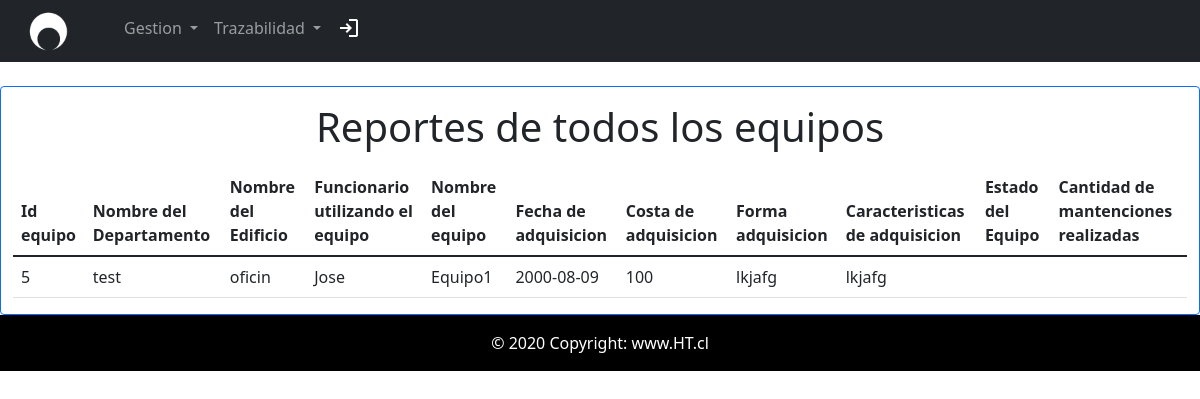
/proyecto_tis/prueba.php?p=visualizar_equipos/1equipo (signed in), run on an earlier commit of the app's database.
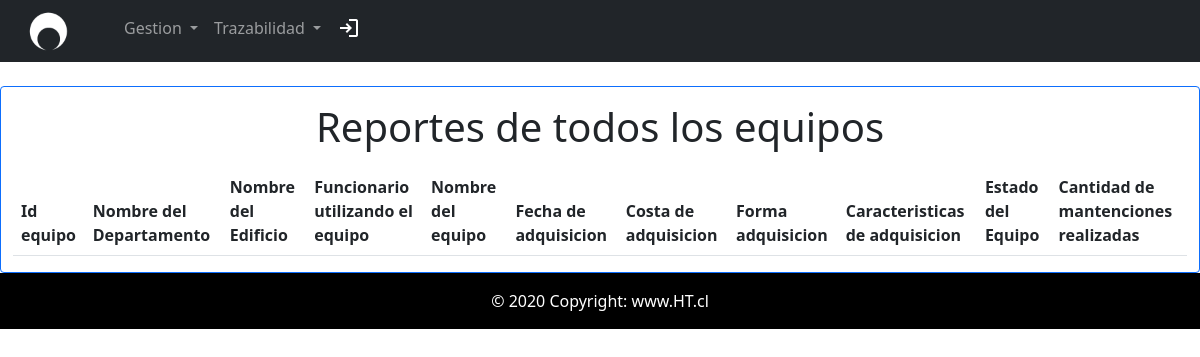
And on a later commit of the database.
### tables this page shows
CREATE TABLE `equipos` (
  `ID_EQUIPO` int(11) NOT NULL,
  `ID_DEPARTAMENTO` int(11) DEFAULT NULL,
  `RUT_FUNCIONARIO` int(11) DEFAULT NULL,
  `NOMBRE_EQUIPO` varchar(30) DEFAULT NULL,
  `FECHA_ADQUISICION` date DEFAULT NULL,
  `COSTO_ADQUISICION` int(11) DEFAULT NULL,
  `CARACTERISTICAS_ADQUISICION` varchar(200) DEFAULT NULL,
  `FORMA_ADQUISICION` varchar(200) DEFAULT NULL,
  `estado` varchar(25) NOT NULL,
  `cantidad_mantenciones` int(11) NOT NULL
);

CREATE TABLE `departamentos` (
  `ID_DEPARTAMENTO` int(11) NOT NULL,
  `ID_EDIFICIO` int(11) DEFAULT NULL,
  `NOMBRE_DEPARTAMENTO` varchar(30) DEFAULT NULL
);

CREATE TABLE `edificios` (
  `ID_EDIFICIO` int(11) NOT NULL,
  `ID` int(11) DEFAULT NULL,
  `COD_INE_COM` int(11) DEFAULT NULL,
  `NOMBRE_EDIFICIO` varchar(30) DEFAULT NULL,
  `TIPO_EDIFICIO` varchar(30) DEFAULT NULL,
  `ID_ORGANIZACIONES` int(11) DEFAULT NULL
);

CREATE TABLE `funcionarios` (
  `RUT_FUNCIONARIO` int(11) NOT NULL,
  `NOMBRE_FUNCIONARIO` varchar(30) DEFAULT NULL,
  `TIPO` varchar(30) DEFAULT NULL
);

### proyecto_tis/view/partials/visualizar_equipos/1equipo.php (the view, shortened to what this page needs)
<?php
include('conexion.php');
?>
<!DOCTYPE html>
<html lang="es">
<head>
    <link href="https://cdn.jsdelivr.net/npm/bootstrap@5.1.3/dist/css/bootstrap.min.css" rel="stylesheet">
</head>
<body>
    <br>
    <div class="container-xxl d-flex flex-column border border-primary rounded">
        <div class="align-self-center">
            <h1 class="my-3">Reportes de todos los equipos</h1>
        </div>
        <table class="table">
            <thead>
                <tr>
                    <th>Id equipo</th>
                    <th>Nombre del Departamento</th>
                    <th>Nombre del Edificio</th>
                    <th>Funcionario utilizando el equipo</th>
                    <th>Nombre del equipo</th>
                    <th>Fecha de adquisicion</th>
                    <th>Costa de adquisicion</th>
                    <th>Forma adquisicion</th>
                    <th>Caracteristicas de adquisicion</th>
                    <th>Estado del Equipo</th>
                    <th>Cantidad de mantenciones realizadas</th>
                </tr>
            </thead>
            <tbody>
                <?php
                $sql_e = "SELECT equipos.* FROM equipos, edificios, departamentos, organizaciones WHERE equipos.id_departamento = departamentos.id_departamento
                AND departamentos.id_edificio = edificios.id_edificio AND edificios.id_organizaciones = organizaciones.id AND organizaciones.id = " . $_SESSION['id_organizacion'] . ";";
                $check_e = mysqli_query($conexion, $sql_e);
                if (mysqli_num_rows($check_e) != 0) {
                    while ($row = mysqli_fetch_assoc($check_e)) {
                        $id_consultado = $row["ID_EQUIPO"];
                        $departamento_consultado = $row["ID_DEPARTAMENTO"];
                        $rut_consultado = $row["RUT_FUNCIONARIO"];
                        $nombre_consultado = $row["NOMBRE_EQUIPO"];
                        $fecha_consultada = $row["FECHA_ADQUISICION"];
                        $costo_consultado = $row["COSTO_ADQUISICION"];
                        $caracteristica_consultada = $row["CARACTERISTICAS_ADQUISICION"];
                        $forma_consultada = $row["FORMA_ADQUISICION"];
                        $estado = $row["estado"];
                        $cantidadMantenciones = $row["cantidad_mantenciones"];
                        $qd = "SELECT NOMBRE_DEPARTAMENTO, id_edificio FROM departamentos WHERE id_departamento=" . $departamento_consultado . ";";
                        $rd = mysqli_query($conexion, $qd);
                        $rowd = mysqli_fetch_assoc($rd);
                        $nombre_departamento = $rowd["NOMBRE_DEPARTAMENTO"];
                        $qe = "SELECT nombre_edificio FROM edificios WHERE id_edificio=" . $rowd["id_edificio"] . ";";
                        $re = mysqli_query($conexion, $qe);
                        $rowe = mysqli_fetch_assoc($re);
                        $nombre_edificio = $rowe["nombre_edificio"];
                        $qf = "SELECT nombre_funcionario FROM funcionarios WHERE rut_funcionario=" . $rut_consultado . ";";
                        $rf = mysqli_query($conexion, $qf);
                        $rowf = mysqli_fetch_assoc($rf);
                        $nombre_funcionario = $rowf["nombre_funcionario"];
                        echo '<tr><td>' . $id_consultado . '</td>';
                        echo '<td>' . $nombre_departamento . '</td>';
                        echo '<td>' . $nombre_edificio . '</td>';
                        echo '<td>' . $nombre_funcionario . '</td>';
                        echo '<td>' . $nombre_consultado . '</td>';
                        echo '<td>' . $fecha_consultada . '</td>';
                        echo '<td>' . $costo_consultado . '</td>';
                        echo '<td>' . $forma_consultada . '</td>';
                        echo '<td>' . $caracteristica_consultada . '</td>';
                        echo '<td>' . $estado . '</td>';
                        echo '<td>' . $cantidadMantenciones . '</td>';
                    }
                }
                ?>
            </tbody>
        </table>
    </div>
</body>
</html>

What changed in the data, as far as the page shows it:
removed equipos: ID_EQUIPO "5", ID_DEPARTAMENTO.NOMBRE_DEPARTAMENTO "test", edificios.NOMBRE_EDIFICIO "oficin", RUT_FUNCIONARIO.NOMBRE_FUNCIONARIO "Jose", NOMBRE_EQUIPO "Equipo1", FECHA_ADQUISICION "2000-08-09", COSTO_ADQUISICION "100", FORMA_ADQUISICION "lkjafg", CARACTERISTICAS_ADQUISICION "lkjafg"
